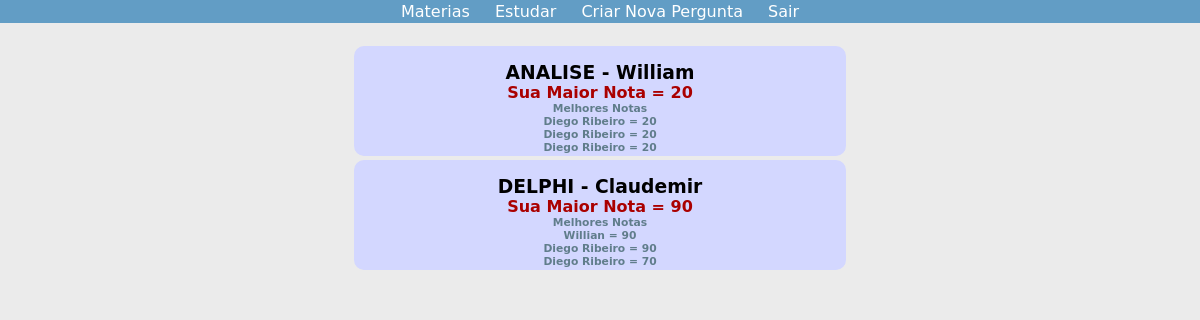
/ (signed in), run on the app's committed database.
### tables this page shows
CREATE TABLE IF NOT EXISTS `materias` (
  `cod_materia` int(11) NOT NULL AUTO_INCREMENT,
  `nome_materia` varchar(30) NOT NULL,
  PRIMARY KEY (`cod_materia`)
);

CREATE TABLE IF NOT EXISTS `total_pontos` (
  `cod_total` int(11) NOT NULL AUTO_INCREMENT,
  `max_pontos` float NOT NULL,
  `usuario` int(11) NOT NULL,
  `materia` int(11) NOT NULL,
  `data` datetime NOT NULL,
  PRIMARY KEY (`cod_total`),
  KEY `cod_usuario` (`usuario`),
  KEY `cod_materia` (`materia`)
);

CREATE TABLE IF NOT EXISTS `usuario` (
  `cod_usuario` int(11) NOT NULL AUTO_INCREMENT,
  `nome` varchar(30) NOT NULL,
  `ano_curso` int(1) NOT NULL,
  `email_usuario` varchar(50) NOT NULL,
  `username` varchar(30) NOT NULL,
  `senha` varchar(50) NOT NULL,
  `nivel` int(3) NOT NULL,
  `status` int(21) NOT NULL,
  `estudando_materia` int(11) NOT NULL,
  PRIMARY KEY (`cod_usuario`)
);

### controllers/check.php (called while the page is built, shortened)
<?php
if((isset($_SESSION["email"])) && (isset($_SESSION["usuario"]))){
	$usuario=$_SESSION["usuario"];
}
?>

### views/escolher_materia.php (the view, shortened to what this page needs)
<?php
	include("header.php");
?>
<div id="menu">
			<?php
                include("includes/menu.php");
            ?>
</div>
<div id="principal">
	<?php
		if($nivel == 2 || $nivel == 3){
			$conectar=new DB;
			$conexao=$conectar->conectar();
	?>
	<form action="estudar.php?acao=escolhaMateria" method="post" name="escolherMateria"><br>
	<?php
	$i=1;
		$buscarMaterias= mysqli_query($conexao, "SELECT * FROM materias");
		while($materias=mysqli_fetch_array($buscarMaterias,MYSQLI_BOTH)){
			$cod_materia=$materias["cod_materia"];
			$nome_materia=$materias["nome_materia"];
			$codUsuario= mysqli_query($conexao, "SELECT cod_usuario FROM usuario WHERE username='$usuario' or cod_usuario='$usuario'");
			$array = mysqli_fetch_assoc($codUsuario);
			$usuario = implode("",$array);
			$pontoss= mysqli_query($conexao, "Select Max(max_pontos) from total_pontos WHERE usuario=$usuario AND materia=$cod_materia");
			$array = mysqli_fetch_assoc($pontoss);
			$totalPontos = implode("",$array);
	?>
	<div class="materia" id="materia<?php echo $i++;?>" onclick="document.getElementById('cod<?php echo $cod_materia;?>').checked=true; document.escolherMateria.submit();">
		<tr>
			<td>
				<h3><div class="radio"><input type="radio" name="materia" id="cod<?php echo $cod_materia;?>" value="<?php echo $cod_materia;?>"></div>
				<?php
					echo $nome_materia;
					if($totalPontos<>NULL)
					{
						echo"<br><h4 style='color:#AA0000;'}>Sua Maior Nota = ".$totalPontos."</h4>";
					}
				?>
				</h3>
			</td>
		</tr>
		<?php
		$buscaNotas= mysqli_query($conexao, "SELECT * FROM total_pontos WHERE materia='$cod_materia'");
		$temNota =  mysqli_num_rows($buscaNotas);
		if($temNota != 0){
		?>
		<h6 style='color:#607D8B;'}>Melhores Notas<br>
		<?php
			$buscarMelhores= mysqli_query($conexao, "SELECT DISTINCT * FROM total_pontos inner join usuario on total_pontos.usuario=usuario.cod_usuario where materia=$cod_materia ORDER BY max_pontos DESC LIMIT 3");
			while($top3=mysqli_fetch_array($buscarMelhores,MYSQLI_BOTH)){
				$nota=$top3["max_pontos"];
				$nomeMelhor=$top3["nome"];
				echo "$nomeMelhor = $nota<br>";
			}
		}
		?></h6>
</div>
<?php
		}
	?>
	</form>
		<?php mysqli_close($conexao);
		}
		?>
</div>
</body>
</html>

### index.php
<?php
include("includes/header.php");
if(isset($logado)){
	include("views/escolher_materia.php");
}
else{
	include("views/login.php");
}
?>

### views/header.php (shortened to what this page needs)
<html>
<head>
	<link rel="stylesheet" href="css/estilos.css">
</head>
<body>

### includes/menu.php
<?php
if(isset($_SESSION["nivel"])){
	$nivel=$_SESSION["nivel"];
	if($nivel == 2 || $nivel == 3){?>
	<ul>
		<li><a href="escolher_materia.php" title="Escolha sua Materia">Materias</a></li>
		<?php if($nivel == 3){?><li><a href="estudar.php" title="Estudar">Estudar</a></li>
		<li><a href="cadastrar_pergunta.php" title="Cria nova pergunta">Criar Nova Pergunta</a></li><?php }?>
		<li><a href="index.php?acao=logout" title="Sair do sistema!">Sair</a></li>
	</ul>
	<?php }
}?>

### css/estilos.css (style rules this page uses)
* { margin:0; padding:0; outline:none; list-style:none; }
a { text-decoration:none; }
body,#principal { font-family: "Lucida Grande", "Lucida Sans Unicode", "Lucida Sans", "DejaVu Sans", Verdana, sans-serif ; background-color: #EBEBEB; margin:0 auto; }
#principal { width:80%; }
#menu ul { padding:0px; margin:0 auto; width: 100%; color: #000000; text-align: center; background-color:#629DC5; }
#menu ul li { display: inline; }
#menu ul li a { padding: 2px 10px; display: inline-block; //background-color: #E8C756; color: #fff; text-decoration: none; //border-bottom: 3px solid #949010; border-radius: 6px; }
.materia,#Resposta1,#Resposta2,#Resposta3 { margin:0 auto 4px auto; width:50%; height:auto; background-color:#D3D7FF; border-radius:10px; text-align:left; padding: 16px 8px 2px 8px; line-height: middle; cursor: Pointer; }
.materia { text-align:center; }
form { margin:0; padding:4px; }

### data on the page
materias: nome_materia "ANALISE - William", totalPontos "20"
total_pontos: usuario.nome "Diego Ribeiro", max_pontos "20"
total_pontos: usuario.nome "Diego Ribeiro", max_pontos "20"
total_pontos: usuario.nome "Diego Ribeiro", max_pontos "20"
materias: nome_materia "DELPHI - Claudemir", totalPontos "90"
total_pontos: usuario.nome "Willian", max_pontos "90"
total_pontos: usuario.nome "Diego Ribeiro", max_pontos "90"
total_pontos: usuario.nome "Diego Ribeiro", max_pontos "70"
